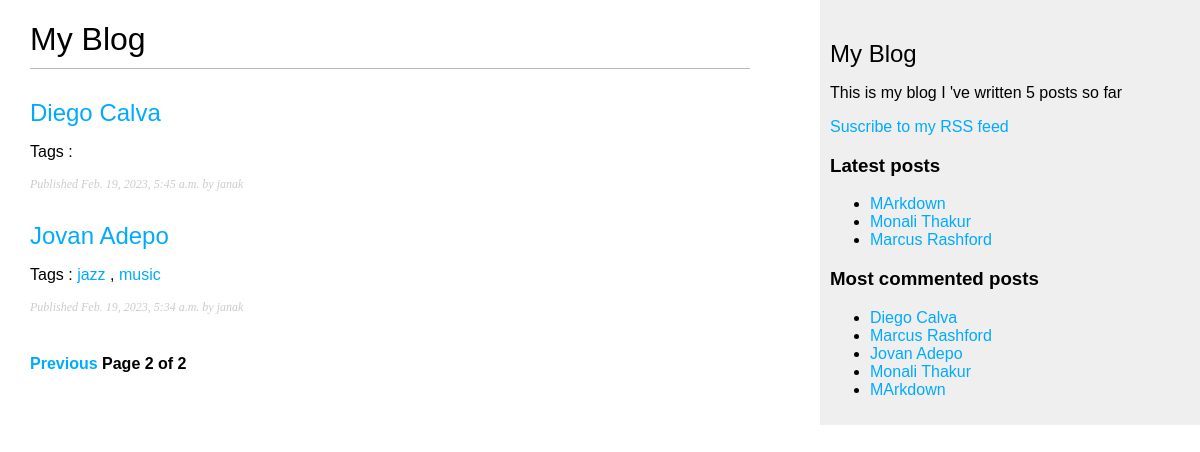
Screenshot of /blog/?page=2 with the database file from the repository.
### blog/models.py (models this page shows, shortened)
class Post(models.Model):
    class Status(models.TextChoices):
        DRAFT = 'DF','Draft'
        PUBLISHED = 'PB','Published'
    title = models.CharField(max_length=250)
    slug = models.SlugField(max_length=250,unique_for_date='publish')
    author = models.ForeignKey(User,on_delete=models.CASCADE,related_name='blog_posts')
    body = models.TextField()
    publish = models.DateTimeField(default=timezone.now)
    created = models.DateTimeField(auto_now_add=True)
    updated = models.DateTimeField(auto_now=True)
    status = models.CharField(max_length=2,choices=Status.choices,
    default=Status.DRAFT)
    objects = models.Manager() #The default manager
    published = PublishedManager() #Our custom manager
    class Meta:
        ordering = ['-publish']
        indexes = [
            models.Index(fields=['-publish']),
        ]
    def get_absolute_url(self):
        return reverse('blog:post_detail',
        args=[self.publish.year,
        self.publish.month,
        self.publish.day,
        self.slug])
    tags = TaggableManager()

### blog/views.py (the view)
# urls.py: path('',views.post_list,name='post_list'),
def post_list(request,tag_slug=None):
    post_list = Post.published.all()
    tag = None
    if tag_slug:
        tag = get_object_or_404(Tag,slug=tag_slug)
        post_list = post_list.filter(tags__in = [tag])
    paginator = Paginator(post_list,3)
    page_number = request.GET.get('page')
    try:
        posts = paginator.page(page_number)
    except PageNotAnInteger:
        posts = paginator.page(1)
    except EmptyPage:
        posts = paginator.page(paginator.num_pages)
    return render(request,'blog/post/list.html',{'posts':posts,'tag':tag})

### blog/models.py (called while the page is built)
    def get_queryset(self):
        return super().get_queryset().filter(status=Post.Status.PUBLISHED)

### blog/templatetags/blog_tags.py (called while the page is built)
@register.simple_tag
def total_posts():
    return Post.published.count()

@register.inclusion_tag('blog/post/latest_posts.html')
def show_latest_posts(count=5):
    latest_posts = Post.published.order_by('-publish')[:count]
    return {'latest_posts':latest_posts}

@register.simple_tag
def get_most_commented_posts(count=5):
    return Post.published.annotate(total_comments=Count('comments')).order_by('-total_comments')[:count]

@register.filter(name='markdown')
def markdown_format(text):
    return mark_safe(markdown.markdown(text))

### blog/templates/blog/post/list.html (shortened to what this page needs)
{% extends "blog/base.html" %}
{% load blog_tags %}
{% block content %}
<h1>My Blog</h1>
{% for post in posts %}
<h2>
    <a href="{{ post.get_absolute_url }}">
        {{ post.title }}
    </a>
</h2>
<p class="tags">
    Tags :
    {% for tag in post.tags.all %}
    <a href="{% url "blog:post_list_by_tag" tag.slug %}">
        {{ tag.name }}
    </a>
    {% if not forloop.last %},{% endif %}
    {% endfor %}
</p>
<p class="date">
    Published {{ post.publish }} by {{ post.author }}
</p>
{% endfor %}
{% include "pagination.html" with page=posts %}
{% endblock %}

### blog/templates/blog/base.html (shortened to what this page needs)
{% load blog_tags %}
{% load static %}
<!DOCTYPE html>
<html>
    <head>
        <link href="{% static "blog/blog.css" %}" rel="stylesheet">
    </head>
    <body>
        <div id="content">
            {% block content %}
            {% endblock%}
        </div>
        <div id="sidebar">
            <h2>My Blog</h2>
            <p>This is my blog
                I 've written {% total_posts %} posts so far
            </p>
            <p>
                <a href="{% url "blog:post_feed" %}">
                    Suscribe to my RSS feed
                </a>
            </p>
           <h3>Latest posts</h3>
           {% show_latest_posts 3%}
           <h3>Most commented posts</h3>
           {% get_most_commented_posts as most_commented_posts %}
           <ul>
            {% for post in most_commented_posts %}
            <li>
                <a href="{{ post.get_absolute_url }}">{{ post.title }}</a>
            </li>
            {% endfor %}
           </ul>
        </div>
    </body>
</html>

### blog/templates/blog/post/latest_posts.html
<ul>
    {% for post in latest_posts %}
    <li>
        <a href="{{ post.get_absolute_url }}">{{ post.title }}</a>
    </li>
    {% endfor %}
</ul>

### blog/static/blog/blog.css (style rules this page uses)
body { margin:0; padding:0; font-family:helvetica, sans-serif; }
a { color:#00abff; text-decoration:none; }
h1 { font-weight:normal; border-bottom:1px solid #bbb; padding:0 0 10px 0; }
h2 { font-weight:normal; margin:30px 0 0; }
#content { float:left; width:60%; padding:0 0 0 30px; }
#sidebar { float:right; width:30%; padding:10px; background:#efefef; height:100%; }
p.date { color:#ccc; font-family: georgia, serif; font-size: 12px; font-style: italic; }

### rows the page displays
Post: title "Diego Calva", publish "Feb. 19, 2023, 5:45 a.m.", author "janak"
Post: title "Jovan Adepo", publish "Feb. 19, 2023, 5:34 a.m.", author "janak"
Tag: name "jazz"
Tag: name "music"
Post: title "MArkdown"
Post: title "Monali Thakur"
Post: title "Marcus Rashford"

### other values shown
{{ page.number }} "2"
{{ page.paginator.num_pages }} "2"
